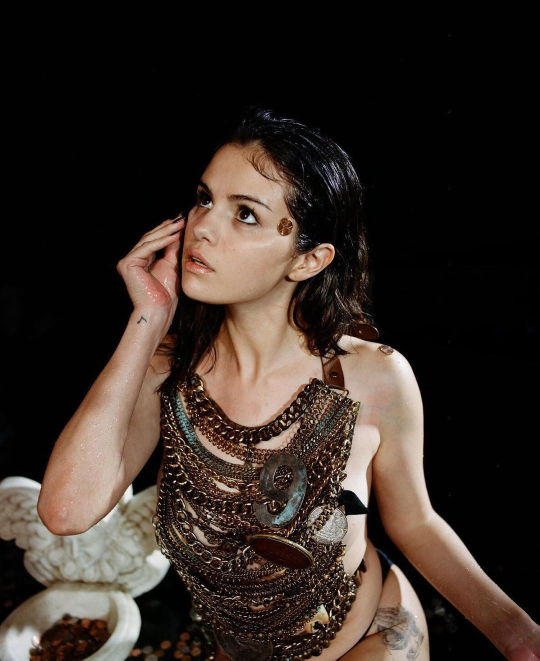
#> input picture 2.jpg, 1080 x 1321 px (shown at 1/2 size)
$ python -i ImageFeatures.py   (imports and definitions only)
#> lines starting #> are read from the running program, lines starting #| are printed output that depends on the picture
import os
import cv2


class ImageFeatures:
    def preprocess_image(self, image_path):
#> called with image_path = '../2.jpg'
        image = cv2.imread(image_path)
#> image is the input picture: shape (1321, 1080, 3); mean B, G, R 38.1, 44.5, 54.9
        gray = cv2.cvtColor(image, cv2.COLOR_BGR2GRAY)
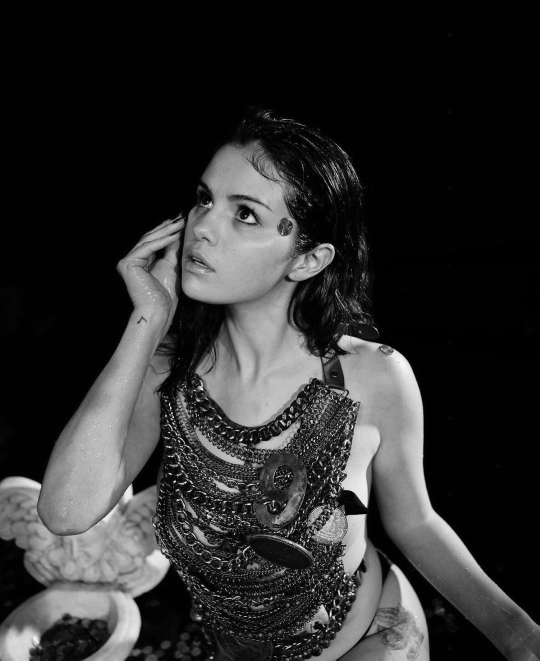
#> gray: shape (1321, 1080) (shown at 1/2 size); min 0, max 254, mean 46.9
        resized = cv2.resize(gray, (256, 256), interpolation=cv2.INTER_CUBIC)
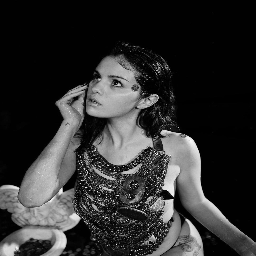
#> resized: shape (256, 256); min 0, max 255, mean 47
        equalized = cv2.equalizeHist(resized)
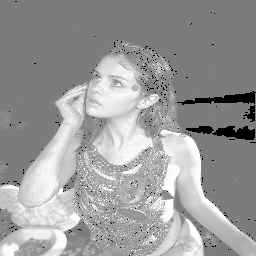
#> equalized: shape (256, 256); min 0, max 255, mean 154.3

        return equalized

    def calculate_moment_invariants(self, preprocessed_image):
        moments = cv2.moments(preprocessed_image)

        eta20 = moments['mu20'] / moments['m00']**2
        eta02 = moments['mu02'] / moments['m00']**2
        eta11 = moments['mu11'] / moments['m00']**2
        eta30 = moments['mu30'] / moments['m00']**2
        eta12 = moments['mu12'] / moments['m00']**2
        eta21 = moments['mu21'] / moments['m00']**2
        eta03 = moments['mu03'] / moments['m00']**2

        phi1 = eta20 + eta02
        phi2 = (eta20 - eta02)**2 + 4 * eta11**2
        phi3 = (eta30 - 3 * eta12)**2 + (3 * eta21 - eta03)**2

        return phi1, phi2, phi3

>>> result = ImageFeatures().preprocess_image('../2.jpg')

$ run again, on Model.png
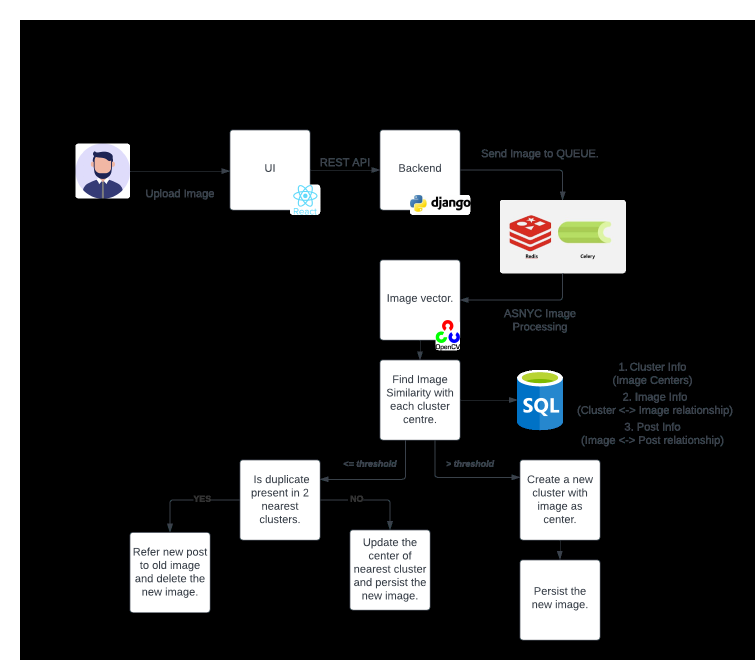
#> input picture Model.png, 1510 x 1320 px (shown at 1/2 size)
#> in preprocess_image, image is the input picture: shape (1320, 1510, 3); mean B, G, R 49.6, 49.3, 49
#> in preprocess_image, `resized = cv2.resize(gray, (256, 256), interpolation=cv2.INTER_CUBIC)`:
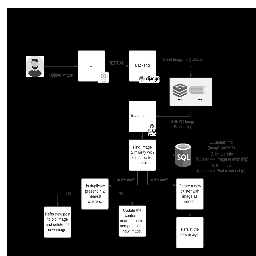
#> resized: shape (256, 256); min 0, max 255, mean 49.4
#> in preprocess_image, `equalized = cv2.equalizeHist(resized)`:
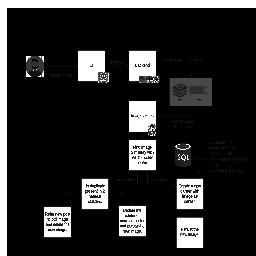
#> equalized: shape (256, 256); min 0, max 255, mean 42.3
